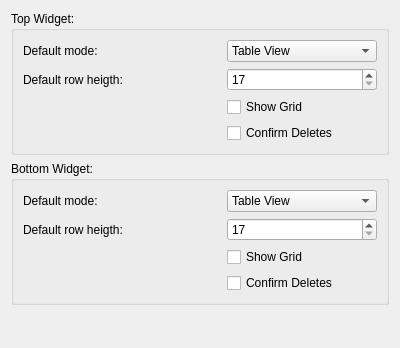
<?xml version="1.0" encoding="UTF-8"?>
<ui version="4.0">
 <class>ObserverWidgetConfig</class>
 <widget class="QWidget" name="ObserverWidgetConfig">
  <property name="geometry">
   <rect>
    <x>0</x>
    <y>0</y>
    <width>400</width>
    <height>348</height>
   </rect>
  </property>
  <property name="windowTitle">
   <string>Form</string>
  </property>
  <layout class="QVBoxLayout" name="verticalLayout">
   <item>
    <widget class="QGroupBox" name="groupContentsViewer">
     <property name="title">
      <string>Top Widget:</string>
     </property>
     <layout class="QGridLayout" name="gridLayout">
      <item row="0" column="0">
       <widget class="QLabel" name="label">
        <property name="text">
         <string>Default mode:</string>
        </property>
        <property name="buddy">
         <cstring>comboWidgetMode1</cstring>
        </property>
       </widget>
      </item>
      <item row="0" column="1">
       <spacer name="horizontalSpacer">
        <property name="orientation">
         <enum>Qt::Horizontal</enum>
        </property>
        <property name="sizeHint" stdset="0">
         <size>
          <width>44</width>
          <height>20</height>
         </size>
        </property>
       </spacer>
      </item>
      <item row="0" column="2">
       <widget class="QComboBox" name="comboWidgetMode1">
        <property name="minimumSize">
         <size>
          <width>150</width>
          <height>0</height>
         </size>
        </property>
        <property name="maximumSize">
         <size>
          <width>150</width>
          <height>16777215</height>
         </size>
        </property>
        <item>
         <property name="text">
          <string>Table View</string>
         </property>
        </item>
        <item>
         <property name="text">
          <string>Tree View</string>
         </property>
        </item>
       </widget>
      </item>
      <item row="1" column="0">
       <widget class="QLabel" name="label_2">
        <property name="text">
         <string>Default row heigth:</string>
        </property>
        <property name="buddy">
         <cstring>spinBoxRowHeight1</cstring>
        </property>
       </widget>
      </item>
      <item row="1" column="1">
       <spacer name="horizontalSpacer_2">
        <property name="orientation">
         <enum>Qt::Horizontal</enum>
        </property>
        <property name="sizeHint" stdset="0">
         <size>
          <width>104</width>
          <height>20</height>
         </size>
        </property>
       </spacer>
      </item>
      <item row="1" column="2">
       <widget class="QSpinBox" name="spinBoxRowHeight1">
        <property name="minimum">
         <number>17</number>
        </property>
        <property name="maximum">
         <number>30</number>
        </property>
       </widget>
      </item>
      <item row="2" column="0" colspan="2">
       <spacer name="horizontalSpacer_3">
        <property name="orientation">
         <enum>Qt::Horizontal</enum>
        </property>
        <property name="sizeHint" stdset="0">
         <size>
          <width>203</width>
          <height>20</height>
         </size>
        </property>
       </spacer>
      </item>
      <item row="2" column="2">
       <widget class="QCheckBox" name="checkShowGrid1">
        <property name="text">
         <string>Show Grid</string>
        </property>
       </widget>
      </item>
      <item row="3" column="0" colspan="2">
       <spacer name="horizontalSpacer_8">
        <property name="orientation">
         <enum>Qt::Horizontal</enum>
        </property>
        <property name="sizeHint" stdset="0">
         <size>
          <width>203</width>
          <height>20</height>
         </size>
        </property>
       </spacer>
      </item>
      <item row="3" column="2">
       <widget class="QCheckBox" name="checkConfirmDeletes1">
        <property name="text">
         <string>Confirm Deletes</string>
        </property>
       </widget>
      </item>
     </layout>
    </widget>
   </item>
   <item>
    <widget class="QGroupBox" name="groupContentsViewer_2">
     <property name="title">
      <string>Bottom Widget:</string>
     </property>
     <layout class="QGridLayout" name="gridLayout_2">
      <item row="0" column="0">
       <widget class="QLabel" name="label_3">
        <property name="text">
         <string>Default mode:</string>
        </property>
        <property name="buddy">
         <cstring>comboWidgetMode2</cstring>
        </property>
       </widget>
      </item>
      <item row="0" column="1">
       <spacer name="horizontalSpacer_4">
        <property name="orientation">
         <enum>Qt::Horizontal</enum>
        </property>
        <property name="sizeHint" stdset="0">
         <size>
          <width>44</width>
          <height>20</height>
         </size>
        </property>
       </spacer>
      </item>
      <item row="0" column="2">
       <widget class="QComboBox" name="comboWidgetMode2">
        <property name="minimumSize">
         <size>
          <width>150</width>
          <height>0</height>
         </size>
        </property>
        <property name="maximumSize">
         <size>
          <width>150</width>
          <height>16777215</height>
         </size>
        </property>
        <item>
         <property name="text">
          <string>Table View</string>
         </property>
        </item>
        <item>
         <property name="text">
          <string>Tree View</string>
         </property>
        </item>
       </widget>
      </item>
      <item row="1" column="0">
       <widget class="QLabel" name="label_4">
        <property name="text">
         <string>Default row heigth:</string>
        </property>
        <property name="buddy">
         <cstring>spinBoxRowHeight2</cstring>
        </property>
       </widget>
      </item>
      <item row="1" column="1">
       <spacer name="horizontalSpacer_5">
        <property name="orientation">
         <enum>Qt::Horizontal</enum>
        </property>
        <property name="sizeHint" stdset="0">
         <size>
          <width>44</width>
          <height>20</height>
         </size>
        </property>
       </spacer>
      </item>
      <item row="1" column="2">
       <widget class="QSpinBox" name="spinBoxRowHeight2">
        <property name="minimum">
         <number>17</number>
        </property>
        <property name="maximum">
         <number>30</number>
        </property>
       </widget>
      </item>
      <item row="2" column="0" colspan="2">
       <spacer name="horizontalSpacer_6">
        <property name="orientation">
         <enum>Qt::Horizontal</enum>
        </property>
        <property name="sizeHint" stdset="0">
         <size>
          <width>143</width>
          <height>20</height>
         </size>
        </property>
       </spacer>
      </item>
      <item row="2" column="2">
       <widget class="QCheckBox" name="checkShowGrid2">
        <property name="text">
         <string>Show Grid</string>
        </property>
       </widget>
      </item>
      <item row="3" column="0" colspan="2">
       <spacer name="horizontalSpacer_7">
        <property name="orientation">
         <enum>Qt::Horizontal</enum>
        </property>
        <property name="sizeHint" stdset="0">
         <size>
          <width>203</width>
          <height>20</height>
         </size>
        </property>
       </spacer>
      </item>
      <item row="3" column="2">
       <widget class="QCheckBox" name="checkConfirmDeletes2">
        <property name="text">
         <string>Confirm Deletes</string>
        </property>
       </widget>
      </item>
     </layout>
    </widget>
   </item>
   <item>
    <spacer name="verticalSpacer">
     <property name="orientation">
      <enum>Qt::Vertical</enum>
     </property>
     <property name="sizeHint" stdset="0">
      <size>
       <width>20</width>
       <height>48</height>
      </size>
     </property>
    </spacer>
   </item>
  </layout>
 </widget>
 <resources/>
 <connections/>
</ui>
